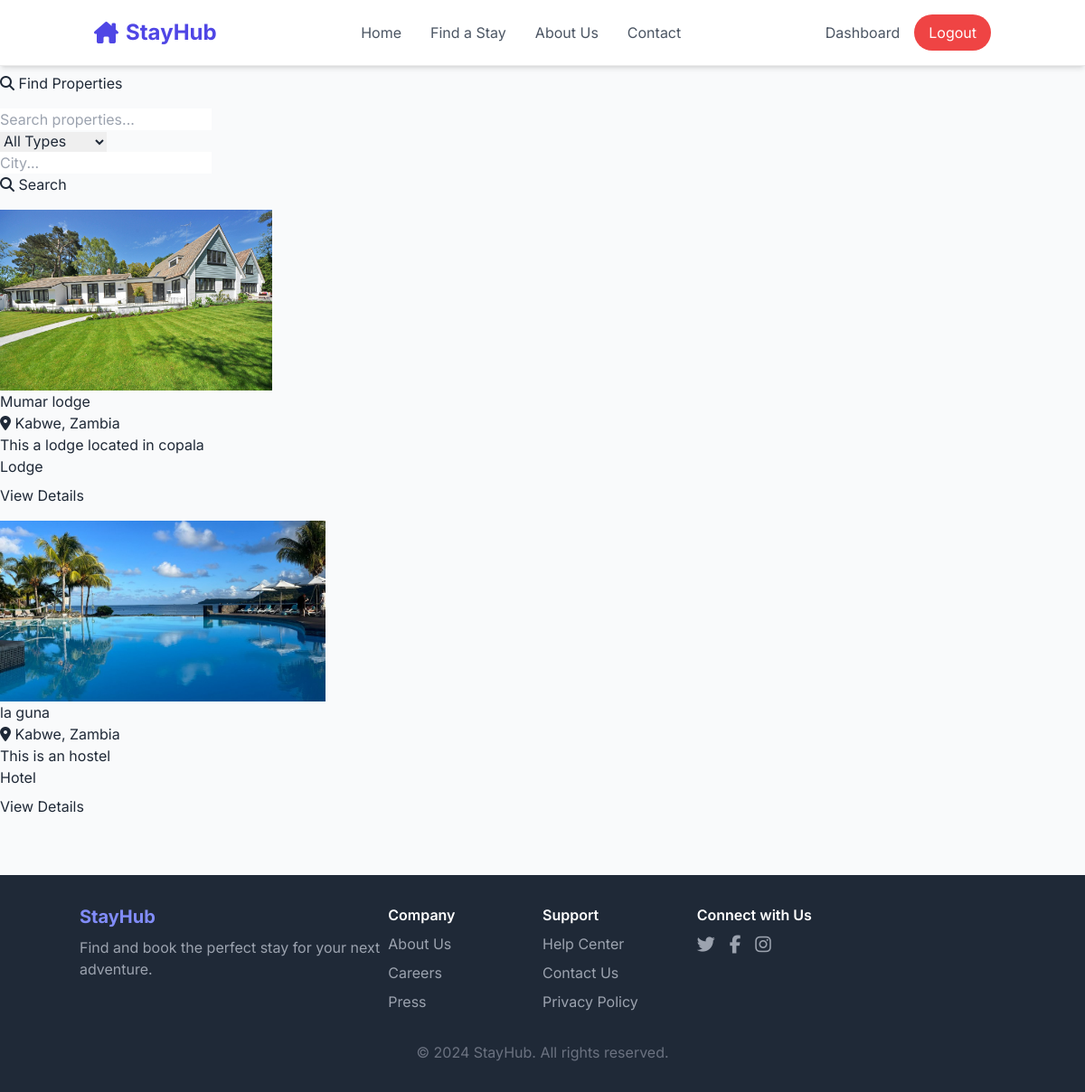
Page /propperties (signed in) on the committed database.
### properties/models.py (models this page shows, shortened)
class Property(models.Model):
    PROPERTY_TYPES = (
        ('hotel', 'Hotel'),
        ('lodge', 'Lodge'),
        ('motel', 'Motel'),
        ('guesthouse', 'Guest House'),
    )
    owner = models.ForeignKey(User, on_delete=models.CASCADE)
    name = models.CharField(max_length=200)
    property_type = models.CharField(max_length=20, choices=PROPERTY_TYPES)
    description = models.TextField()
    address = models.TextField()
    city = models.CharField(max_length=100)
    state = models.CharField(max_length=100)
    country = models.CharField(max_length=100)
    postal_code = models.CharField(max_length=20)
    latitude = models.DecimalField(max_digits=9, decimal_places=6, null=True, blank=True)
    longitude = models.DecimalField(max_digits=9, decimal_places=6, null=True, blank=True)
    wifi = models.BooleanField(default=False)
    parking = models.BooleanField(default=False)
    restaurant = models.BooleanField(default=False)
    gym = models.BooleanField(default=False)
    pool = models.BooleanField(default=False)
    spa = models.BooleanField(default=False)
    pets_allowed = models.BooleanField(default=False)
    phone = models.CharField(max_length=15)
    email = models.EmailField()
    website = models.URLField(blank=True)
    is_active = models.BooleanField(default=True)
    is_featured = models.BooleanField(default=False)
    created_at = models.DateTimeField(auto_now_add=True)
    updated_at = models.DateTimeField(auto_now=True)
    """@property
    def min_price(self):
        rooms = self.room_set.all()
        if rooms:
            return min(room.price_per_night for room in rooms)
        return 0"""

class PropertyImage(models.Model):
    property = models.ForeignKey(Property, on_delete=models.CASCADE, related_name='images')
    image = models.ImageField(upload_to='property_images/')
    caption = models.CharField(max_length=200, blank=True)
    is_primary = models.BooleanField(default=False)  # This is the new field

### properties/views.py (the view)
# urls.py: path('', PropertyListView.as_view(), name='property_list'),
class PropertyListView(ListView):
    model = Property
    template_name = 'properties/property_list.html'
    context_object_name = 'properties'
    paginate_by = 12
    def get_queryset(self):
        queryset = Property.objects.filter(is_active=True).annotate(
            avg_rating=Avg('reviews__rating')
        )
        search = self.request.GET.get('search')
        if search:
            queryset = queryset.filter(
                Q(name__icontains=search) |
                Q(city__icontains=search) |
                Q(description__icontains=search)
            )
        property_type = self.request.GET.get('type')
        if property_type:
            queryset = queryset.filter(property_type=property_type)
        city = self.request.GET.get('city')
        if city:
            queryset = queryset.filter(city__icontains=city)
        return queryset

### templates/properties/property_list.html (shortened to what this page needs)
{% extends 'base.html' %}
{% block content %}
<div class="row mb-4">
    <div class="col-md-8">
        <h2><i class="fas fa-search"></i> Find Properties</h2>
    </div>
</div>
<div class="card mb-4">
    <div class="card-body">
        <form method="get" class="row g-3">
            <div class="col-md-4">
                <input type="text" class="form-control" name="search"
                       placeholder="Search properties..." value="{{ request.GET.search }}">
            </div>
            <div class="col-md-3">
                <select class="form-select" name="type">
                    <option value="">All Types</option>
                </select>
            </div>
            <div class="col-md-3">
                <input type="text" class="form-control" name="city"
                       placeholder="City..." value="{{ request.GET.city }}">
            </div>
            <div class="col-md-2">
                <button type="submit" class="btn btn-primary w-100">
                    <i class="fas fa-search"></i> Search
                </button>
            </div>
        </form>
    </div>
</div>
<div class="row">
    {% for property in properties %}
    <div class="col-md-4 mb-4">
        <div class="card h-100">
            {% if property.images.first %}
            <img src="{{ property.images.first.image.url }}" class="card-img-top"
                 style="height: 200px; object-fit: cover;" alt="{{ property.name }}">
            {% else %}
            <div class="card-img-top bg-light d-flex align-items-center justify-content-center"
                 style="height: 200px;">
                <i class="fas fa-image fa-3x text-muted"></i>
            </div>
            {% endif %}
            <div class="card-body d-flex flex-column">
                <h5 class="card-title">{{ property.name }}</h5>
                <p class="card-text text-muted">
                    <i class="fas fa-map-marker-alt"></i> {{ property.city }}, {{ property.country }}
                </p>
                <p class="card-text">{{ property.description|truncatewords:20 }}</p>
                <div class="mt-auto">
                    <div class="d-flex justify-content-between align-items-center mb-2">
                        <span class="badge bg-primary">{{ property.get_property_type_display }}</span>
                    </div>
                    <div class="d-flex justify-content-between align-items-center">
                        <a href="{% url 'properties:property_detail' property.pk %}" class="btn btn-primary">
                            View Details
                        </a>
                    </div>
                </div>
            </div>
        </div>
    </div>
    {% endfor %}
</div>
{% endblock %}

### templates/base.html (style rules this page uses)
body { font-family: 'Inter', sans-serif; background-color: #f8fafc; color: #1f2937; }
body { font-family: 'Inter', sans-serif; background-color: #f8fafc; }

### rows in the picture
Property: images.first.image (picture), name "Mumar lodge", city "Kabwe", country "Zambia", description "This a lodge located in copala", property_type "Lodge"
Property: images.first.image (picture), name "la guna", city "Kabwe", country "Zambia", description "This is an hostel", property_type "Hotel"
